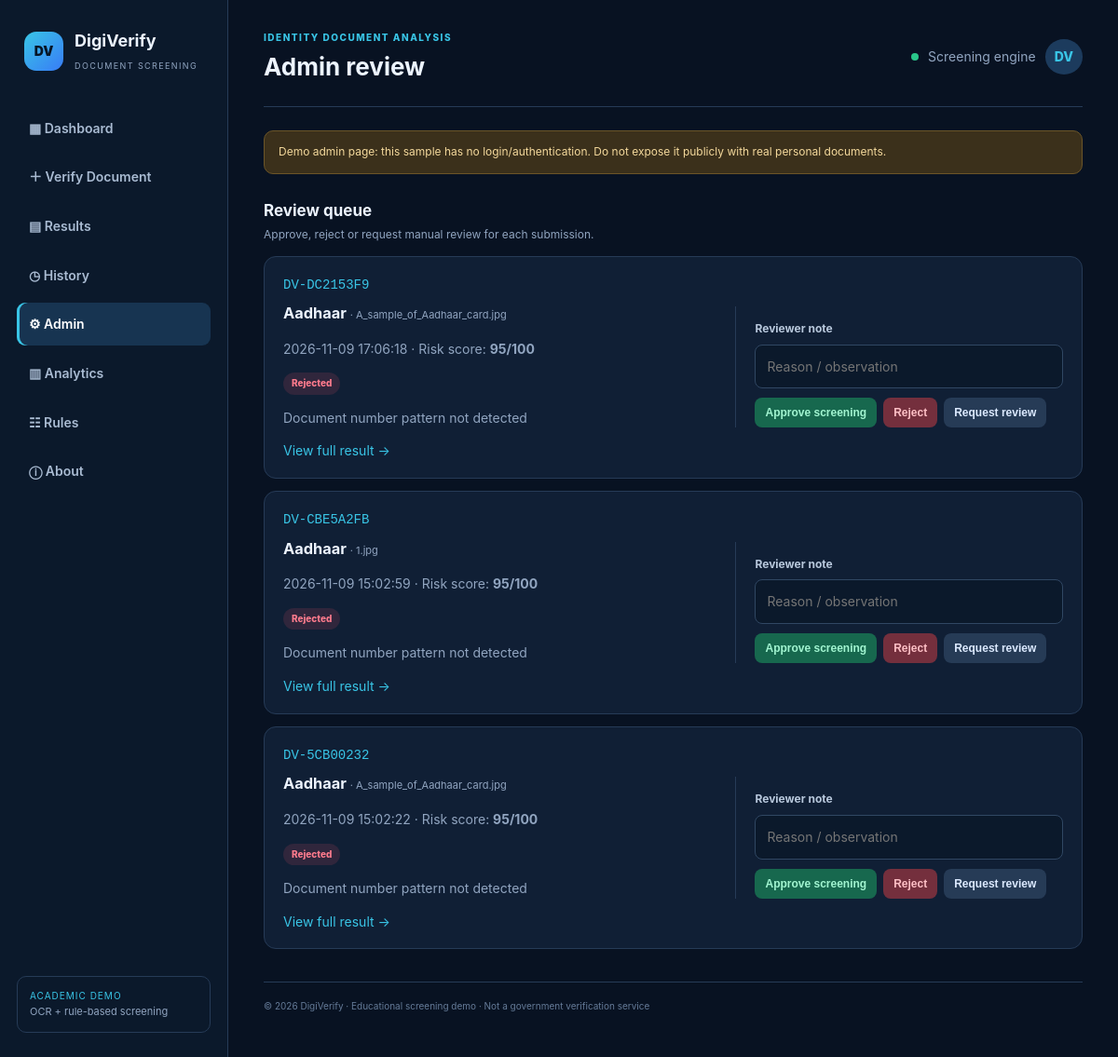
The page /admin on the database its author committed.
### tables this page shows
CREATE TABLE documents(
          id INTEGER PRIMARY KEY AUTOINCREMENT, ref TEXT UNIQUE, document_type TEXT,
          original_name TEXT, stored_name TEXT, ocr_text TEXT, status TEXT DEFAULT 'Rejected',
          risk_score INTEGER DEFAULT 100, warnings TEXT, created_at TEXT, reviewed_at TEXT,
          reviewer_note TEXT, document_number TEXT, extracted_name TEXT, dob TEXT,
          image_hash TEXT, ocr_confidence REAL DEFAULT 0);

### app.py (the view)
@app.route('/admin')
def admin():
    with db() as con: docs=con.execute("SELECT * FROM documents ORDER BY id DESC").fetchall()
    return render_template('admin.html',docs=docs,page='admin')

### app.py (called while the page is built)
def db():
    con = sqlite3.connect(DB_PATH); con.row_factory = sqlite3.Row; return con

@app.context_processor
def inject_globals(): return {'year': datetime.now().year}

### templates/admin.html
{% extends "base.html" %}{% block heading %}Admin review{% endblock %}{% block content %}
<div class="notice warning-note">Demo admin page: this sample has no login/authentication. Do not expose it publicly with real personal documents.</div><div class="section-head"><div><h2>Review queue</h2><p>Approve, reject or request manual review for each submission.</p></div></div>
{% for d in docs %}<div class="panel review-card"><div class="review-main"><div><span class="mono">{{d.ref}}</span><h3>{{d.document_type}} <small>· {{d.original_name}}</small></h3><p class="muted">{{d.created_at}} · Risk score: <b>{{d.risk_score}}/100</b></p><span class="status {{d.status|lower|replace(' ','-')}}">{{d.status}}</span><p class="muted">{{d.warnings or 'No automated warnings'}}</p><a href="{{url_for('result',doc_id=d.id)}}">View full result →</a></div>
<form class="review-form" method="post" action="{{url_for('review',doc_id=d.id)}}"><label>Reviewer note</label><input name="note" placeholder="Reason / observation" value="{{d.reviewer_note or ''}}"><div class="actions"><button name="action" value="Approved" class="btn approve">Approve screening</button><button name="action" value="Rejected" class="btn reject">Reject</button><button name="action" value="Review Required" class="btn secondary">Request review</button></div></form></div></div>{% else %}<div class="panel empty">No documents have been submitted yet.</div>{% endfor %}{% endblock %}

### static/style.css (style rules this page uses)
:root { --bg:#081222;--panel:#101f35;--panel2:#132640;--line:#263b57;--text:#edf4ff;--muted:#91a5c0;--cyan:#39c5e6;--blue:#387cf6;--green:#29c68a;--red:#f06b78;--amber:#f4b84d }
* { box-sizing:border-box }
body { margin:0;background:var(--bg);color:var(--text);font:14px/1.55 Inter,Segoe UI,Arial,sans-serif;display:flex }
.welcome p,.muted { color:var(--muted) }
.stat,.panel { background:var(--panel);border:1px solid var(--line);border-radius:13px }
.section-head { display:flex;justify-content:space-between;align-items:center;margin:26px 0 13px }
.section-head h2,.panel h2 { margin:0 0 4px;font-size:17px }
.section-head p { margin:0;color:var(--muted);font-size:12px }
.text-link,a { color:var(--cyan);text-decoration:none }
.mono,.ref { font-family:Consolas,monospace;color:var(--cyan) }
.status { display:inline-block;border-radius:20px;padding:4px 9px;font-size:10px;font-weight:800;background:#26364b;color:#b6c5d8 }
.status.rejected { background:#49232e;color:#ff9ba5 }
.btn { border:0;border-radius:8px;padding:10px 15px;display:inline-block;font-weight:800;font-size:12px;cursor:pointer;text-align:center }
.secondary { background:#263b56;color:#dceaff }
.approve { background:#17684e;color:#a2f5d1 }
.reject { background:#742f3d;color:#ffc0c6 }
label { display:block;font-size:12px;color:#b8c8dc;font-weight:700;margin:15px 0 7px }
input,select { width:100%;background:#0b192b;color:var(--text);border:1px solid #304763;border-radius:8px;padding:12px;font:inherit }
.notice { background:#112d43;border:1px solid #28516b;border-radius:10px;padding:13px 15px;color:#b9d9e9;font-size:12px;margin-top:20px }
.warning-note { background:#3b301b;border-color:#6b5528;color:#f4d99c }
.review-card { padding:18px 20px;margin-bottom:13px }
.review-main { display:grid;grid-template-columns:1fr minmax(300px,42%);gap:20px;align-items:center }
.review-main h3 { margin:7px 0 }
.review-main h3 small { font-size:11px;color:var(--muted);font-weight:400 }
.review-form { border-left:1px solid var(--line);padding-left:20px }
.actions { display:flex;gap:7px;flex-wrap:wrap;margin-top:10px }
.actions .btn { padding:9px 11px }
.status.rejected { background:rgba(240,83,102,.14);color:#ff7b8d }

### rows shown on the page
documents: ref "DV-DC2153F9", document_type "Aadhaar", original_name "A_sample_of_Aadhaar_card.jpg", created_at "2026-11-09 17:06:18", risk_score "95", status "Rejected", warnings "Document number pattern not detected"
documents: ref "DV-CBE5A2FB", document_type "Aadhaar", original_name "1.jpg", created_at "2026-11-09 15:02:59", risk_score "95", status "Rejected", warnings "Document number pattern not detected"
documents: ref "DV-5CB00232", document_type "Aadhaar", original_name "A_sample_of_Aadhaar_card.jpg", created_at "2026-11-09 15:02:22", risk_score "95", status "Rejected", warnings "Document number pattern not detected"
